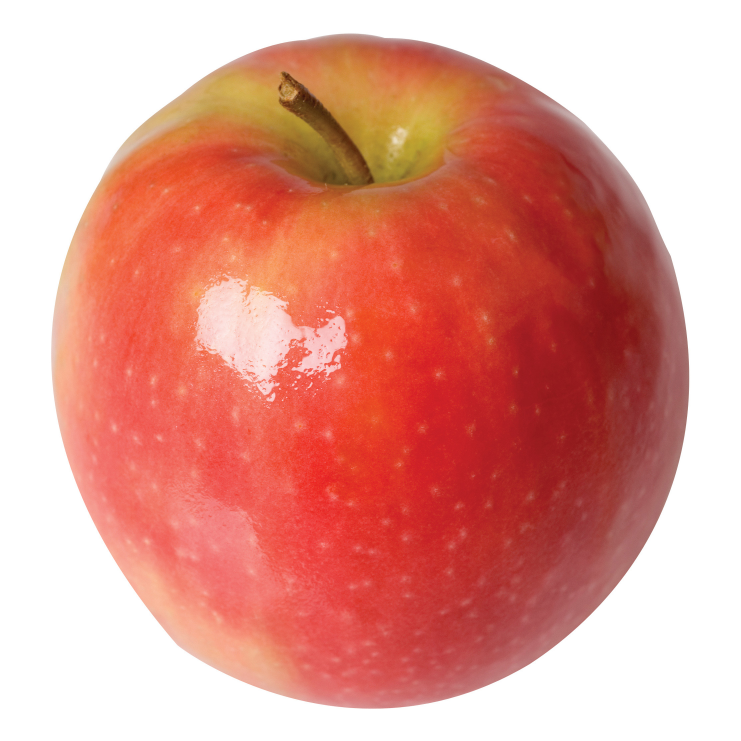
#> input picture CSC 410 Assignment 3/Data Subfolder/Input/Selected Fruits/image0.jpg, 2223 x 2223 px (shown at 1/3 size); its folder holds only this picture in this run
$ python Project1.py
#> lines starting #> are read from the running program, lines starting #| are printed output that depends on the picture
#Logan Bowles python3
# -*- coding: utf-8 -*-

import pandas as pd
import cv2
import matplotlib.pyplot as plt
import numpy as np
import glob
from sklearn.metrics import confusion_matrix
from sklearn.linear_model import Lasso
from sklearn import metrics
from sklearn.model_selection import train_test_split
from sklearn.ensemble import RandomForestClassifier
from sklearn.metrics import classification_report

# Added from assignment 3
from sklearn.preprocessing import StandardScaler
from sklearn.decomposition import PCA
from sklearn.metrics import accuracy_score
import seaborn as sns


############################################################################################################

# Step 4 function; simple code to find the original dimensions and resize it to meet assignment requirements
def image_resize(image_gray, height=256):

    # First ascertain the H x W of the image
    himg, wimg = image_gray.shape

    # Formula for aspect ratio and incorporating it to determine the width applicable
    aspect_ratio = wimg / himg
    new_width = int(height * aspect_ratio)

    # As per assignment, make sure that it is divisible by 8 (utlize remainder to do so)
    new_width = new_width - (new_width % 8)

    # Resize image and return it -> function complete
    resized_gray = cv2.resize(image_gray, (new_width, height), interpolation=cv2.INTER_AREA)

    return resized_gray


############################################################################################################

# Step 5 function, base of function directly from class notes, slightly augmented:

def myBlocks(img, label):

    # Ascertain the height and the width of the image (already resized)
    himg, wimg = img.shape

    # Count the number of 8 by 8 blocks that fit in the image exactly
    cellc = (himg // 8) * (wimg // 8)

    # Vector storage; intialize all as 0.  64 spots for data and 1 spot for result.
    flatc = np.zeros((cellc, 65), np.uint8)

    # Traverse through every block, left to right, then down, repeat until all traversed
    k = 0
    for i in range(0,himg,8):
        for j in range(0,wimg,8):

            # Extract an 8x8 block
            crop_tmp1 = img[i:i+8,j:j+8]

            # Vectorize / flatten the block
            flatc[k,0:64] = crop_tmp1.flatten()
            # Assign label to end
            flatc[k, 64] = label

            # Move to next row
            k = k + 1

    # Return number of 8x8 blocks and flatc
    return cellc, flatc

############################################################################################################

# Step 6 function, similar to the one above obviously, just adjusted for sliding and overlap instead of moving by 8 perfectly

# [67 lines left out: functions slideBlocks, csv_statistics, plot_histograms, not called in this run]


############################################################################################################


# To suffice for Task 2 and then Task 10, read all files from a folder and then print via a For loop
folder_path = "/Users/loganbowles/Desktop/Task 2/Selected Fruits"

# Get all image files in the folder that are jpg / jpeg.  Utilizing glob: https://www.geeksforgeeks.org/how-to-use-glob-function-to-find-files-recursively-in-python/#google_vignette
image_files = glob.glob(folder_path + "/*.jpg")

# For counting iterations through the loop and making information easier to read.
image_counter = 1

# Initialize dataset storage for pooling effect
all_data = []

# Initialize dataset storage for convolution effect
all_data_sliding = []

# Loop through each image and display it via plts and cv2
for img_path in image_files:
    img = cv2.imread(img_path)
#> img is the input picture: shape (2223, 2223, 3); mean B, G, R 143.7, 154.7, 225.3
    img = cv2.cvtColor(img, cv2.COLOR_BGR2RGB)

    # Display images unadulterated and then type shape to the console
    plt.imshow(img)
    plt.title("normal fruit")
    plt.axis("off")
    plt.show()
    print(f"Image {image_counter}: \nShape: {img.shape}")
#| Image 1:
#| Shape: (2223, 2223, 3)

    image_counter += 1

    #Display different color channels (task 3) -> Code directly from Files in class; just adjusted for my names
    plt.imshow(img[:,:,0], cmap='Blues')
    plt.axis('off')
    plt.show()
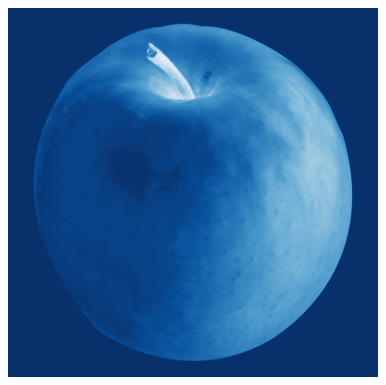
#> figure drawn by matplotlib, 1 panel
    plt.imshow(img[:,:,1], cmap='Greens')
    plt.axis('off')
    plt.show()
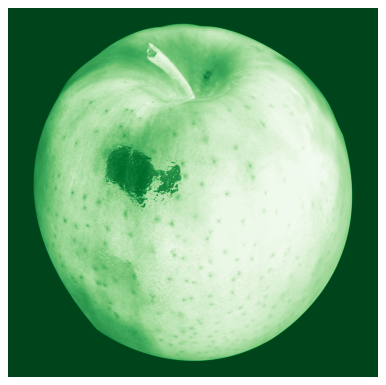
#> figure drawn by matplotlib, 1 panel
    plt.imshow(img[:,:,2], cmap='Reds')
    plt.axis('off')
    plt.show()
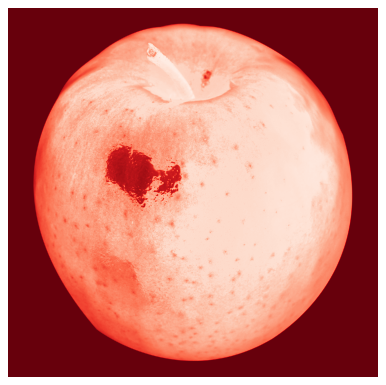
#> figure drawn by matplotlib, 1 panel


    # Convert to grayscale. Also from class files
    image_gray = cv2.cvtColor(img, cv2.COLOR_BGR2GRAY)
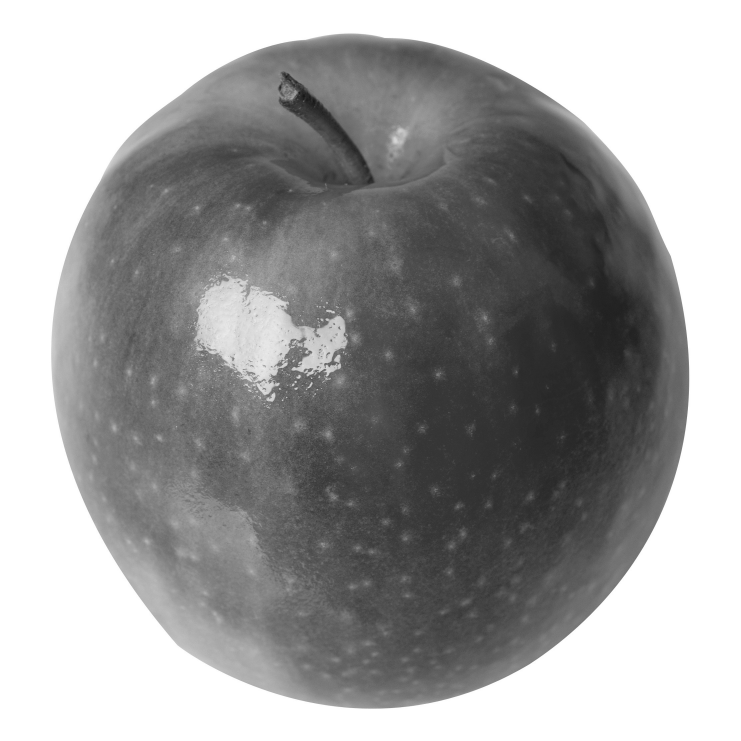
#> image_gray: shape (2223, 2223) (shown at 1/3 size); min 19, max 255, mean 159.4

    # Call resize function "image_resize"; then print it and its dimensions
    resized_gray = image_resize(image_gray, height=256)
#> in image_resize, `resized_gray = cv2.resize(image_gray, (new_width, height), interpolati..`:
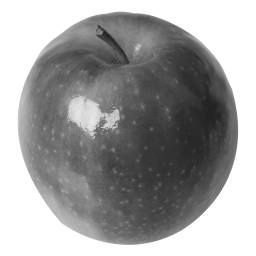
#> resized_gray: shape (256, 256); min 30, max 255, mean 159.4
    plt.imshow(resized_gray, cmap='gray')
    plt.title("gray image")
    plt.axis("on")
    plt.show()
    print(f"New Shape: {resized_gray.shape}")
#| New Shape: (256, 256)


    # Finishing step 5
    # Generate feature vectors and add labels by calling myBlocks function.  Goal is to only extract the array so we ignore the cell count.  feature_vectors will be tbe list of all vectors
    _, feature_vectors = myBlocks(resized_gray, label=image_counter - 1)
#> after the loop in myBlocks, `for i in range(0,himg,8):`:
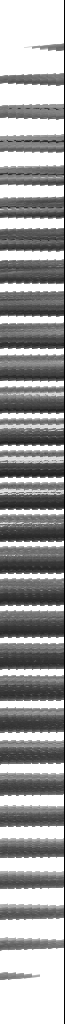
#> flatc: shape (1024, 65); min 1, max 255, mean 157
#> after the loop in myBlocks, `for i in range(0,himg,8):`: k = 1024

    # Convert to an array
    feature_vectors = np.array(feature_vectors)

    # Using a dataframe to create a csv: https://www.geeksforgeeks.org/saving-a-pandas-dataframe-as-a-csv/
    df = pd.DataFrame(feature_vectors, columns=[f"feature_{i}" for i in range(64)] + ["label"])
#> df = table of 1024 rows and 65 columns

    # Save to desired location
    csv_path = f"/Users/loganbowles/Desktop/Task 2/feature_vectors_{image_counter-2}.csv"
#> (the run stopped early here; a loop or call above may not have finished)

$ run again, on CSC 410 Assignment 3/Data Subfolder/Input/Selected Fruits/image1.jpg
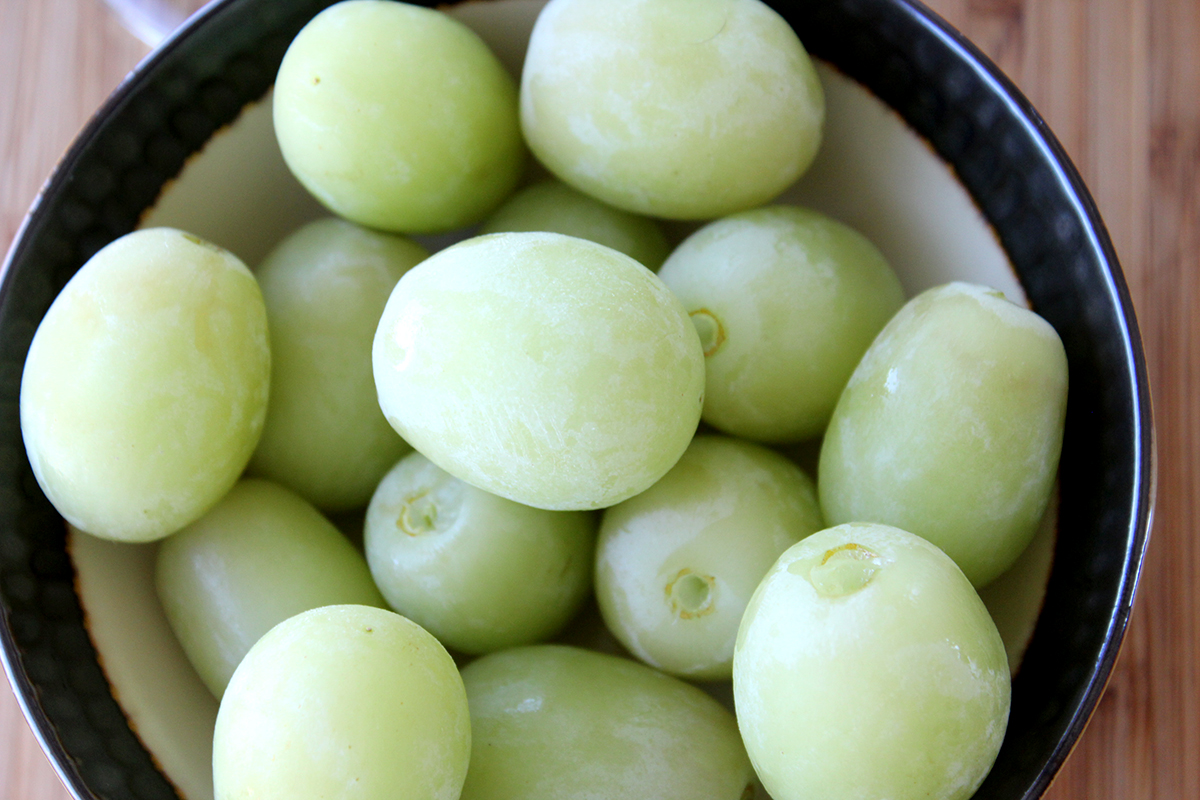
#> input picture CSC 410 Assignment 3/Data Subfolder/Input/Selected Fruits/image1.jpg, 1200 x 800 px
#> img is the input picture: shape (800, 1200, 3); mean B, G, R 114.1, 144.6, 136.2
#| Image 1:
#| Shape: (800, 1200, 3)
#> `image_gray = cv2.cvtColor(img, cv2.COLOR_BGR2GRAY)`:
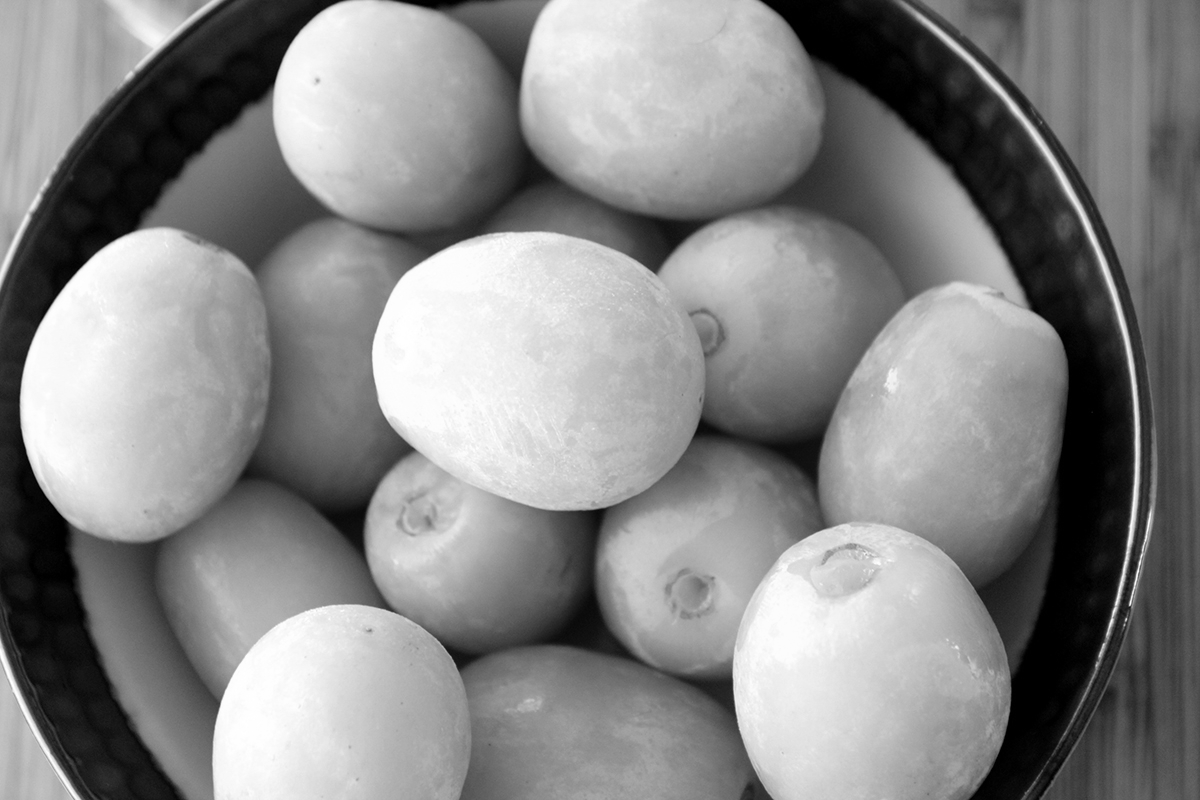
#> image_gray: shape (800, 1200); min 0, max 255, mean 134.5
#| New Shape: (256, 384)
#> after the loop in myBlocks, `for i in range(0,himg,8):`:
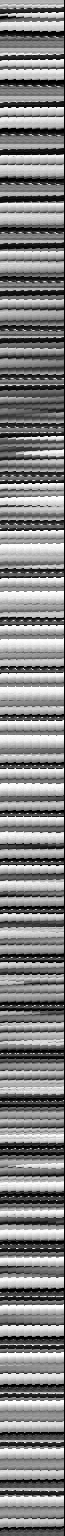
#> flatc: shape (1536, 65); min 0, max 255, mean 132.5
#> after the loop in myBlocks, `for i in range(0,himg,8):`: k = 1536
#> df = table of 1536 rows and 65 columns

$ run again, on CSC 410 Assignment 3/Data Subfolder/Input/Selected Fruits/image2.jpg
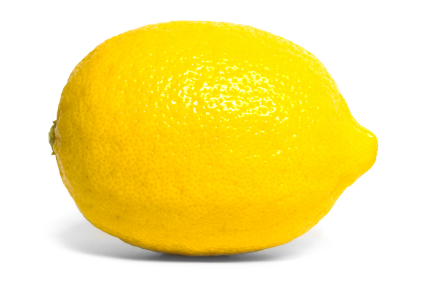
#> input picture CSC 410 Assignment 3/Data Subfolder/Input/Selected Fruits/image2.jpg, 425 x 282 px
#> img is the input picture: shape (282, 425, 3); mean B, G, R 131.2, 229.6, 248.5
#| Image 1:
#| Shape: (282, 425, 3)
#> `plt.show()`:
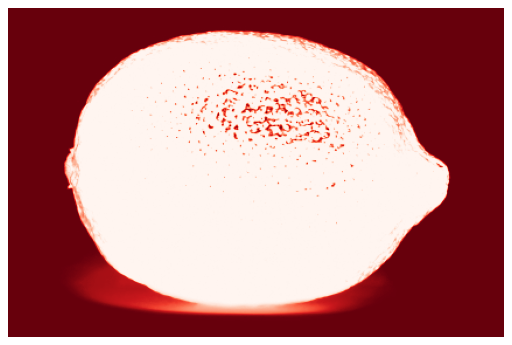
#> figure drawn by matplotlib, 1 panel
#| New Shape: (256, 384)
#> after the loop in myBlocks, `for i in range(0,himg,8):`:
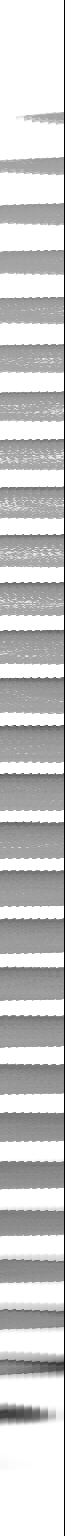
#> flatc: shape (1536, 65); min 1, max 255, mean 199.2
#> after the loop in myBlocks, `for i in range(0,himg,8):`: k = 1536
#> df = table of 1536 rows and 65 columns
